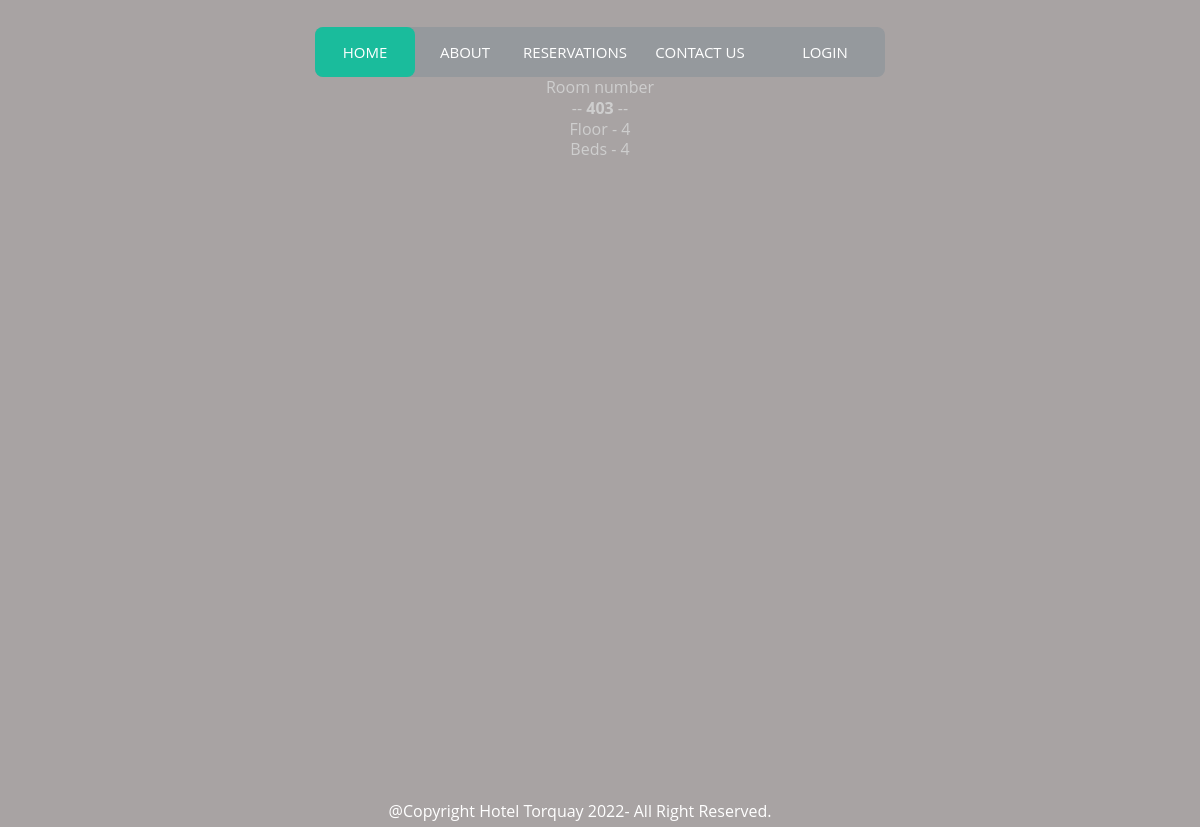
The app's page /visitors/room-detail/403 with its own data.
### visitors/models.py (models this page shows, shortened)
class Room(models.Model):
    number = models.BigIntegerField(primary_key=True, blank=True)
    beds = models.IntegerField(default=2, validators=[MinValueValidator(2), MaxValueValidator(6)])
    floor = models.ForeignKey(Floor, on_delete=models.CASCADE, related_name='rooms')
    def __str__(self):
        return f"{self.number}"

class Floor(models.Model):
    floor_choices = enumerate([0,1,2,3,4])
    number = models.IntegerField(choices=floor_choices, primary_key=True)

### visitors/views.py (the view)
# urls.py: path('room-detail/<int:pk>', RoomView.as_view(), name='room_detail')
class RoomView(DetailView):
    model = Room
    template_name = 'room.html'

### visitors/templates/room.html
{% extends 'partials/base.html'%}
{% load static %}
{%block content%}
    Room number
    <br>
    -- <b>{{room}}</b> --
    <br>
    Floor - {{room.floor.number}}
    <br>
    Beds - {{room.beds}}
{%endblock content%}

### visitors/static/css/styles.css (style rules this page uses)
body { font-size: 12px; font-family: sans-serif; background: #2c3e50; }
* { box-sizing: border-box; -webkit-box-sizing: border-box; }
html, body { height: 100%; }
body { margin: 0; font: 16px/1.3 sans-serif; }
body { font-family: 'Open Sans', 'sans-serif'; color: #cecece; background: rgb(168, 163, 163); text-align: center; }

### records on screen
Room: number "403", floor.number "4", beds "4"
